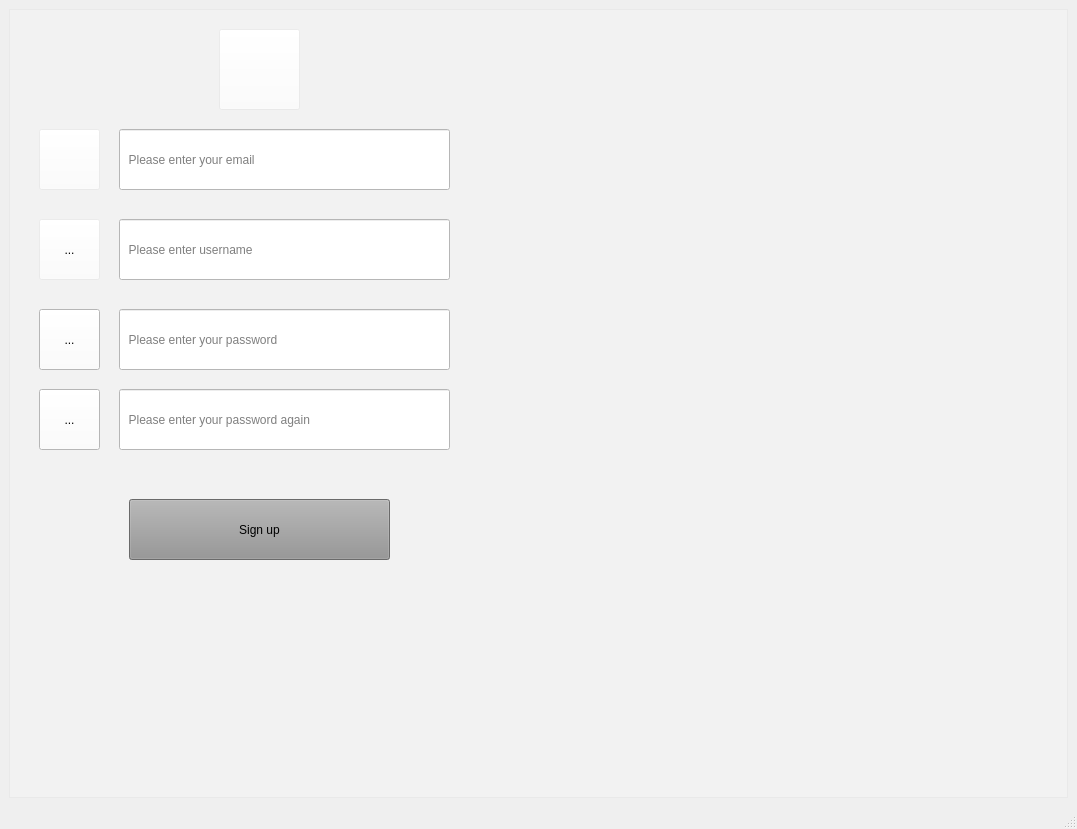
<?xml version="1.0" encoding="UTF-8"?>
<ui version="4.0">
 <class>MainWindow</class>
 <widget class="QMainWindow" name="MainWindow">
  <property name="geometry">
   <rect>
    <x>0</x>
    <y>0</y>
    <width>1077</width>
    <height>829</height>
   </rect>
  </property>
  <property name="windowTitle">
   <string>MainWindow</string>
  </property>
  <property name="styleSheet">
   <string notr="true">#centralwidget



{
border-image: url(:/just.jpg);
}</string>
  </property>
  <widget class="QWidget" name="centralwidget">
   <layout class="QGridLayout" name="gridLayout">
    <item row="0" column="0">
     <widget class="QFrame" name="frame">
      <property name="styleSheet">
       <string notr="true">background:rgba(255,255,255,0.2);</string>
      </property>
      <property name="frameShape">
       <enum>QFrame::StyledPanel</enum>
      </property>
      <property name="frameShadow">
       <enum>QFrame::Raised</enum>
      </property>
      <widget class="QLineEdit" name="lineEdit">
       <property name="geometry">
        <rect>
         <x>110</x>
         <y>120</y>
         <width>331</width>
         <height>61</height>
        </rect>
       </property>
       <property name="styleSheet">
        <string notr="true">background:rgb(255, 255, 255);
font: 75 10pt &quot;MS Shell Dlg 2&quot;;</string>
       </property>
       <property name="placeholderText">
        <string>  Please enter your email  </string>
       </property>
      </widget>
      <widget class="QLineEdit" name="lineEdit_2">
       <property name="geometry">
        <rect>
         <x>110</x>
         <y>210</y>
         <width>331</width>
         <height>61</height>
        </rect>
       </property>
       <property name="styleSheet">
        <string notr="true">background:rgb(255, 255, 255);
font: 75 10pt &quot;MS Shell Dlg 2&quot;;</string>
       </property>
       <property name="placeholderText">
        <string>  Please enter username</string>
       </property>
      </widget>
      <widget class="QLineEdit" name="lineEdit_3">
       <property name="geometry">
        <rect>
         <x>110</x>
         <y>300</y>
         <width>331</width>
         <height>61</height>
        </rect>
       </property>
       <property name="styleSheet">
        <string notr="true">background:rgb(255, 255, 255);
font: 75 10pt &quot;MS Shell Dlg 2&quot;;</string>
       </property>
       <property name="echoMode">
        <enum>QLineEdit::Password</enum>
       </property>
       <property name="placeholderText">
        <string>  Please enter your password</string>
       </property>
      </widget>
      <widget class="QLineEdit" name="lineEdit_4">
       <property name="geometry">
        <rect>
         <x>110</x>
         <y>380</y>
         <width>331</width>
         <height>61</height>
        </rect>
       </property>
       <property name="styleSheet">
        <string notr="true">background:rgb(255, 255, 255);
font: 75 10pt &quot;MS Shell Dlg 2&quot;;</string>
       </property>
       <property name="echoMode">
        <enum>QLineEdit::Password</enum>
       </property>
       <property name="placeholderText">
        <string>  Please enter your password again  </string>
       </property>
      </widget>
      <widget class="QPushButton" name="pushButton">
       <property name="geometry">
        <rect>
         <x>120</x>
         <y>490</y>
         <width>261</width>
         <height>61</height>
        </rect>
       </property>
       <property name="styleSheet">
        <string notr="true">background:rgb(148,148,148);
font: 75 14pt &quot;MS Shell Dlg 2&quot;;</string>
       </property>
       <property name="text">
        <string>Sign up</string>
       </property>
      </widget>
      <widget class="QToolButton" name="toolButton">
       <property name="geometry">
        <rect>
         <x>30</x>
         <y>120</y>
         <width>61</width>
         <height>61</height>
        </rect>
       </property>
       <property name="text">
        <string/>
       </property>
       <property name="icon">
        <iconset resource="icons.qrc">
         <normaloff>:/emai.png</normaloff>:/emai.png</iconset>
       </property>
       <property name="iconSize">
        <size>
         <width>99</width>
         <height>100</height>
        </size>
       </property>
      </widget>
      <widget class="QToolButton" name="toolButton_2">
       <property name="geometry">
        <rect>
         <x>30</x>
         <y>210</y>
         <width>61</width>
         <height>61</height>
        </rect>
       </property>
       <property name="text">
        <string>...</string>
       </property>
       <property name="icon">
        <iconset resource="icons.qrc">
         <normaloff>:/username.png</normaloff>:/username.png</iconset>
       </property>
       <property name="iconSize">
        <size>
         <width>60</width>
         <height>60</height>
        </size>
       </property>
      </widget>
      <widget class="QToolButton" name="toolButton_3">
       <property name="geometry">
        <rect>
         <x>30</x>
         <y>300</y>
         <width>61</width>
         <height>61</height>
        </rect>
       </property>
       <property name="styleSheet">
        <string notr="true">background:rgb(255, 255, 255);</string>
       </property>
       <property name="text">
        <string>...</string>
       </property>
       <property name="icon">
        <iconset resource="icons.qrc">
         <normaloff>:/pass.png</normaloff>:/pass.png</iconset>
       </property>
       <property name="iconSize">
        <size>
         <width>60</width>
         <height>70</height>
        </size>
       </property>
      </widget>
      <widget class="QToolButton" name="toolButton_4">
       <property name="geometry">
        <rect>
         <x>30</x>
         <y>380</y>
         <width>61</width>
         <height>61</height>
        </rect>
       </property>
       <property name="styleSheet">
        <string notr="true">background:rgb(255, 255, 255);</string>
       </property>
       <property name="text">
        <string>...</string>
       </property>
       <property name="icon">
        <iconset resource="icons.qrc">
         <normaloff>:/pass.png</normaloff>:/pass.png</iconset>
       </property>
       <property name="iconSize">
        <size>
         <width>60</width>
         <height>70</height>
        </size>
       </property>
      </widget>
      <widget class="QToolButton" name="toolButton_5">
       <property name="geometry">
        <rect>
         <x>210</x>
         <y>20</y>
         <width>81</width>
         <height>81</height>
        </rect>
       </property>
       <property name="text">
        <string/>
       </property>
       <property name="icon">
        <iconset resource="icons.qrc">
         <normaloff>:/signup.jpg</normaloff>:/signup.jpg</iconset>
       </property>
       <property name="iconSize">
        <size>
         <width>100</width>
         <height>100</height>
        </size>
       </property>
      </widget>
     </widget>
    </item>
   </layout>
  </widget>
  <widget class="QMenuBar" name="menubar">
   <property name="geometry">
    <rect>
     <x>0</x>
     <y>0</y>
     <width>1077</width>
     <height>26</height>
    </rect>
   </property>
  </widget>
  <widget class="QStatusBar" name="statusbar"/>
 </widget>
 <resources>
  <include location="icons.qrc"/>
 </resources>
 <connections/>
</ui>
